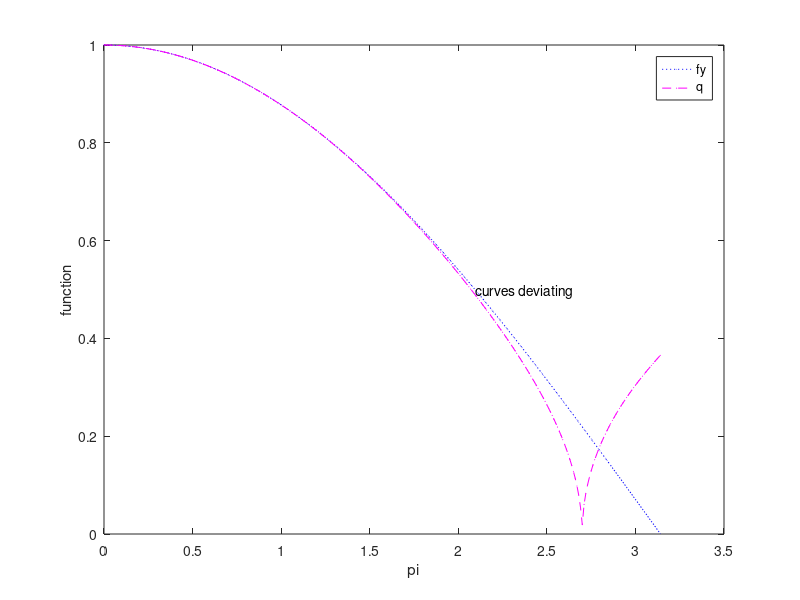

MATLAB code for this plot:
%% question 2.c
x=(0:0.01:pi);
fy= sqrt((cos(x)+1)./2);
q=sqrt((-1.38*10.^-3*x.^6+0.041*x.^4-0.5*x.^2+2)./2);
plot(x,fy,':bo','MarkerSize',0.1);
hold on
plot(x,abs(q),'--m*','MarkerSize',0.2);
legend('fy','q');
xlabel('pi');
ylabel('function');
text(2.0944,0.4967,'curves deviating')
%%therefore x≥2pi/3, formula leads large round of errors
% The formula rearranged,Matlab verification for (x=)or p=2.1256
p=2.1256;
sqrt((cos(p)+1)./2);
%ans =  0.4864
abs(cos(p/2))
%ans =  0.4864